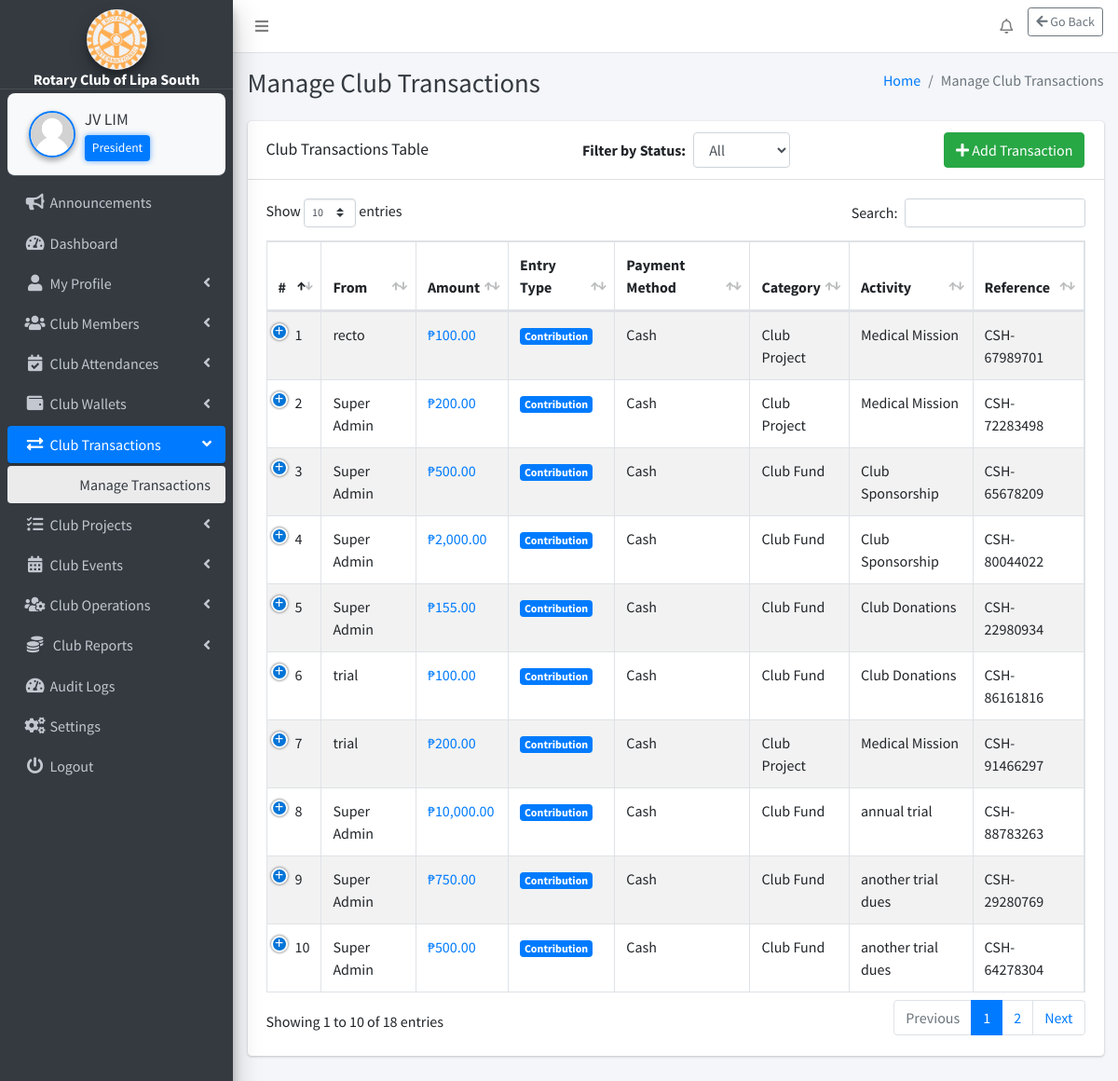
The page /webpages/club-transactions/manage-transactions/manage_transactions.php (signed in) on the database its author committed.
### tables this page shows
CREATE TABLE `settings` (
  `id` int(11) NOT NULL,
  `system_name` varchar(255) NOT NULL,
  `logo` varchar(255) NOT NULL,
  `currency` varchar(50) NOT NULL
);

CREATE TABLE `club_position` (
  `id` int(11) NOT NULL,
  `position_name` varchar(255) NOT NULL
);

CREATE TABLE `club_transactions` (
  `id` int(11) NOT NULL,
  `entry_type` enum('Income','Expense','Contribution') NOT NULL,
  `member_id` int(11) DEFAULT NULL,
  `amount` decimal(10,2) NOT NULL,
  `payment_method` int(11) DEFAULT NULL,
  `category` enum('Club Project','Club Event','Club Operation','Club Fund') NOT NULL,
  `activity_id` int(11) NOT NULL,
  `transaction_date` datetime NOT NULL DEFAULT current_timestamp(),
  `remarks` varchar(255) DEFAULT NULL,
  `reference_number` varchar(100) DEFAULT NULL,
  `encoded_by` varchar(255) NOT NULL,
  `payment_status` enum('Paid','Rejected','Pending') NOT NULL DEFAULT 'Pending',
  `external_source` varchar(255) DEFAULT NULL,
  `project_id` int(11) DEFAULT NULL
);

CREATE TABLE `members` (
  `id` int(11) NOT NULL,
  `fullname` varchar(255) NOT NULL,
  `dob` date NOT NULL,
  `gender` varchar(10) NOT NULL,
  `contact_number` varchar(20) NOT NULL,
  `email` varchar(255) NOT NULL,
  `address` varchar(255) NOT NULL,
  `role` int(11) DEFAULT 6,
  `occupation` varchar(255) NOT NULL,
  `membership_number` varchar(20) NOT NULL,
  `created_at` timestamp NOT NULL DEFAULT current_timestamp(),
  `photo` varchar(255) NOT NULL,
  `expiry_date` date DEFAULT NULL,
  `password` varchar(255) NOT NULL
);

CREATE TABLE `payment_method` (
  `id` int(11) NOT NULL,
  `method_name` varchar(100) NOT NULL,
  `description` text DEFAULT NULL
);

CREATE TABLE `club_projects` (
  `id` int(11) NOT NULL,
  `title` varchar(255) NOT NULL,
  `description` text NOT NULL,
  `type` enum('project','event','community service','other') NOT NULL,
  `target_funding` decimal(10,2) DEFAULT 0.00,
  `current_funding` decimal(10,2) DEFAULT 0.00,
  `remaining_funding` decimal(10,2) GENERATED ALWAYS AS (`target_funding` - `current_funding`) STORED,
  `start_date` date NOT NULL,
  `end_date` date DEFAULT NULL,
  `location` varchar(255) NOT NULL,
  `status` enum('Upcoming','Ongoing','Completed') NOT NULL DEFAULT 'Upcoming',
  `encoded_by` int(11) NOT NULL,
  `encoded_at` timestamp NOT NULL DEFAULT current_timestamp(),
  `updated_at` timestamp NULL DEFAULT NULL ON UPDATE current_timestamp()
);

CREATE TABLE `club_wallet_categories` (
  `id` int(11) NOT NULL,
  `fund_name` varchar(255) NOT NULL,
  `description` text DEFAULT NULL,
  `current_balance` decimal(10,2) NOT NULL DEFAULT 0.00,
  `currency` varchar(10) DEFAULT 'PHP',
  `status` varchar(20) DEFAULT 'Active',
  `owner` varchar(100) DEFAULT NULL,
  `encoded_by` int(11) NOT NULL,
  `encoded_at` timestamp NOT NULL DEFAULT current_timestamp(),
  `is_required_to_pay` enum('Yes','No') DEFAULT 'No',
  `payment_frequency` enum('Monthly','Quarterly','Annually') DEFAULT NULL,
  `total_annual_fee` decimal(10,2) DEFAULT NULL,
  `required_amount` decimal(10,2) DEFAULT NULL
);

### webpages/club-transactions/manage-transactions/manage_transactions.php (the view, shortened to what the rows shown need)
<?php
include_once($_SERVER['DOCUMENT_ROOT'] . '/rotary/includes/config.php');
$query = "
    SELECT ct.*,
           m.fullname AS member_name,
           e.fullname AS encoded_by_name,
           pm.method_name AS payment_method_name
    FROM club_transactions ct
    LEFT JOIN members m ON ct.member_id = m.id
    LEFT JOIN members e ON CAST(ct.encoded_by AS UNSIGNED) = e.id
    LEFT JOIN payment_method pm ON ct.payment_method = pm.ID
";
$query .= " ORDER BY ct.transaction_date DESC";
$stmt = $conn->prepare($query);
$stmt->execute();
$result = $stmt->get_result();
?>
<!DOCTYPE html>
<html lang="en">
<?php include('../../../includes/header.php'); ?>
<link href="https://cdn.jsdelivr.net/npm/select2@4.1.0-rc.0/dist/css/select2.min.css" rel="stylesheet" />
<body class="hold-transition sidebar-mini layout-fixed layout-navbar-fixed layout-footer-fixed">
<div class="wrapper">
    <?php include('../../../includes/nav.php'); ?>
    <?php include('../../../includes/sidebar.php'); ?>
    <div class="content-wrapper">
        <?php include('../../../includes/page_title.php'); ?>
        <section class="content">
            <div class="container-fluid">
                <div class="row">
                    <div class="col-12">
                    <div class="card">
                        <div class="card-body">
                            <table id="transactionsTable" class="table table-bordered table-striped">
                                <thead>
                                <tr>
                                    <th>#</th>
                                    <th>From</th>
                                    <th>Amount</th>
                                    <th>Entry Type</th>
                                    <th>Payment Method</th>
                                    <th>Category</th>
                                    <th>Activity</th>
                                    <th>Reference</th>
                                </tr>
                                </thead>
                                <tbody>
                                <?php
                                $counter = 1;
                                while ($row = $result->fetch_assoc()) {
                                    $entryType = $row['entry_type'] ?? 'Income';
                                    $from = $row['member_name'] ?? $row['external_source'] ?? 'N/A';
                                    $activityTitle = '';
                                    switch ($row['category']) {
                                        case 'Club Project':
                                            $res = $conn->query("SELECT title FROM club_projects WHERE id = " . intval($row['activity_id']));
                                           if ($res && $res->num_rows > 0) {
                                                $resRow = $res->fetch_assoc();
                                                $activityTitle = $resRow['title'] ?? '';
                                            }
                                            break;
                                        case 'Club Fund':
                                            $res = $conn->query("SELECT fund_name FROM club_wallet_categories WHERE id = " . intval($row['activity_id']));
                                           if ($res && $res->num_rows > 0) {
                                                $resRow = $res->fetch_assoc();
                                                $activityTitle = $resRow['fund_name'] ?? '';
                                            }
                                            break;
                                    }
                                    $badgeColor = match($entryType) {
                                        'Income' => 'badge-success',
                                        'Expense' => 'badge-danger',
                                        'Contribution' => 'badge-primary',
                                        default => 'badge-secondary'
                                    };
                                    $amountColor = match($entryType) {
                                        'Income' => 'text-success',
                                        'Expense' => 'text-danger',
                                        'Contribution' => 'text-primary',
                                        default => 'text-muted'
                                    };
                                    echo "<tr>";
                                    echo "<td>{$counter}</td>";
                                    echo "<td>{$from}</td>";
                                    echo "<td><span class='{$amountColor}'>₱" . number_format($row['amount'], 2) . "</span></td>";
                                    echo "<td><span class='badge {$badgeColor}'>{$entryType}</span></td>";
                                    echo "<td>{$row['payment_method_name']}</td>";
                                    echo "<td>{$row['category']}</td>";
                                    echo "<td>{$activityTitle}</td>";
                                    echo "<td>{$row['reference_number']}</td>";
                                    echo "</tr>";
                                    $counter++;
                                }
                                ?>
                                </tbody>
                            </table>
                        </div>
                    </div>
                    </div>
                </div>
            </div>
        </section>
    </div>
</div>
</body>
</html>

### includes/sidebar.php (shortened to what the rows shown need)
<?php
function getSystemName() {
    global $conn;
    $result = $conn->query("SELECT system_name FROM settings");
    return ($result->num_rows > 0) ? $result->fetch_assoc()['system_name'] : 'RCLS';
}
if (isset($_SESSION['user_id'])) {
    $userId = $_SESSION['user_id'];
    $positionName = '';
    $sql = "SELECT cp.position_name
            FROM club_position cp
            INNER JOIN members m ON cp.id = m.role
            WHERE m.id = '$userId'";
    $positionResult = $conn->query($sql);
    if ($positionResult && $positionRow = $positionResult->fetch_assoc()) {
        $positionName = $positionRow['position_name'];
    }
}
function getLogoUrl() {
    global $conn;
    $result = $conn->query("SELECT logo FROM settings");
    if ($result->num_rows > 0) {
        $logoFile = $result->fetch_assoc()['logo'];
        $path = "/rotary/uploads/" . $logoFile;
        return file_exists($_SERVER['DOCUMENT_ROOT'] . $path) ? $path : "/rotary/dist/img/AdminLTELogo.png";
    }
    return "/rotary/dist/img/AdminLTELogo.png";
}
?>
<aside class="main-sidebar sidebar-dark-primary elevation-4">
    <div class="text-center"
         style="padding: 10px 0 0 0; margin: 0 !important; border-bottom: 1px solid rgba(255,255,255,0.1);">
        <a href="#" class="d-block" style="margin: 0; padding: 0;">
            <img src="<?php echo getLogoUrl(); ?>"
                 alt="Logo"
                 class="img-circle elevation-3"
                 style="width: 65px; height: 65px; object-fit: cover; margin: 0 auto; display: block;">
            <div class="brand-text font-weight-bold text-white"
                 style="font-size: 1rem; line-height: 1.1; margin: 2px 0 0 0;">
                <?php echo getSystemName(); ?>
            </div>
        </a>
    </div>
    <div class="sidebar" style="padding-top: 4px !important; margin-top: 0 !important;">
        <div class="user-panel d-flex align-items-center"
             style="background-color: #f8f9fa; border-radius: 8px; padding: 10px; margin: 0 !important;">
            <div class="info flex-grow-1">
                <a href="/rotary/webpages/manage-profile/my-profile/my_profile.php"
                   class="d-block fw-semibold text-dark"
                   style="font-size: 1.1rem; white-space: nowrap; overflow: hidden; text-overflow: ellipsis;">
                    <?php echo htmlspecialchars($_SESSION['fullname'] ?? 'Guest'); ?>
                </a>
                <?php if (!empty($positionName)): ?>
                    <small class="d-block mt-1 px-2 py-1 rounded"
                           style="background-color: #007bff; color: white; font-size: 0.85rem; max-width: fit-content; box-shadow: 0 0 6px rgba(0, 123, 255, 0.6);">
                        <?php echo htmlspecialchars($positionName); ?>
                    </small>
                <?php else: ?>
                    <small class="d-block mt-1 text-muted" style="font-size: 0.85rem;">No Role Assigned</small>
                <?php endif; ?>
            </div>
        </div>
    </div>
</aside>

### rows shown on the page
settings: logo (picture), system_name "Rotary Club of Lipa South"
club_position: position_name "President"
club_transactions: member.fullname "recto", amount "100.00", entry_type "Contribution", payment_method.method_name "Cash", category "Club Project", club_projects.title "Medical Mission", reference_number "CSH-67989701"
club_transactions: member.fullname "Super Admin", amount "200.00", entry_type "Contribution", payment_method.method_name "Cash", category "Club Project", club_projects.title "Medical Mission", reference_number "CSH-72283498"
club_transactions: member.fullname "Super Admin", amount "500.00", entry_type "Contribution", payment_method.method_name "Cash", category "Club Fund", club_wallet_categories.fund_name "Club Sponsorship", reference_number "CSH-65678209"
club_transactions: member.fullname "Super Admin", amount "2,000.00", entry_type "Contribution", payment_method.method_name "Cash", category "Club Fund", club_wallet_categories.fund_name "Club Sponsorship", reference_number "CSH-80044022"
club_transactions: member.fullname "Super Admin", amount "155.00", entry_type "Contribution", payment_method.method_name "Cash", category "Club Fund", club_wallet_categories.fund_name "Club Donations", reference_number "CSH-22980934"
club_transactions: member.fullname "trial", amount "100.00", entry_type "Contribution", payment_method.method_name "Cash", category "Club Fund", club_wallet_categories.fund_name "Club Donations", reference_number "CSH-86161816"
club_transactions: member.fullname "trial", amount "200.00", entry_type "Contribution", payment_method.method_name "Cash", category "Club Project", club_projects.title "Medical Mission", reference_number "CSH-91466297"
club_transactions: member.fullname "Super Admin", amount "10,000.00", entry_type "Contribution", payment_method.method_name "Cash", category "Club Fund", club_wallet_categories.fund_name "annual trial", reference_number "CSH-88783263"
club_transactions: member.fullname "Super Admin", amount "750.00", entry_type "Contribution", payment_method.method_name "Cash", category "Club Fund", club_wallet_categories.fund_name "another trial dues", reference_number "CSH-29280769"
club_transactions: member.fullname "Super Admin", amount "500.00", entry_type "Contribution", payment_method.method_name "Cash", category "Club Fund", club_wallet_categories.fund_name "another trial dues", reference_number "CSH-64278304"

### other values the page prints
$_SESSION['fullname'] "JV LIM"
$pageTitle "Manage Club Transactions"
form field filter "All"
